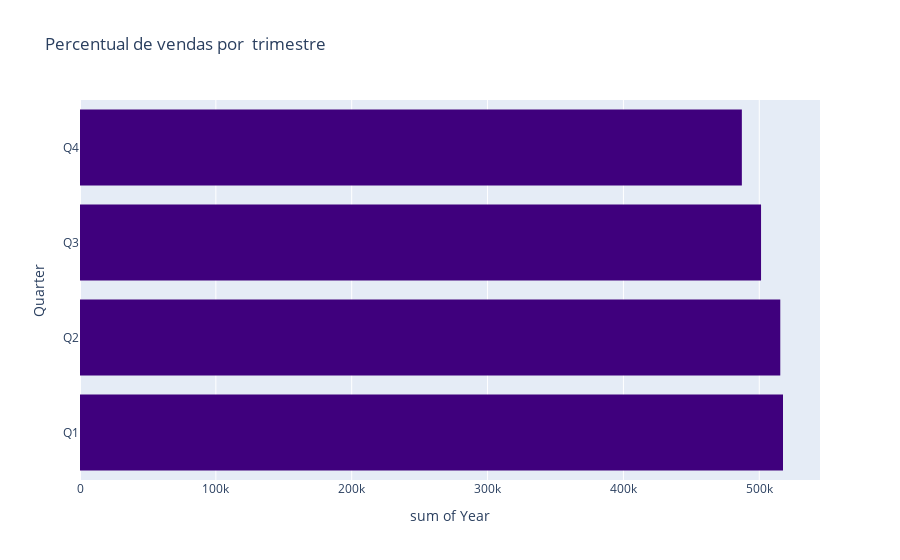

The notebook cell saved with this chart:
### Code cell
fig=px.histogram(df, x=df["Year"], y=df["Quarter"], title="Percentual de vendas por  trimestre", color_discrete_sequence=px.colors.sequential.Purples_r)

fig.show()

### Figure 1 — Plotly figure (JSON) as saved in the notebook; plotly's stock layout.template omitted (floating-point values rounded to 4 significant figures; data arrays with more than 128 entries replaced by an {"elided": "..."} marker saying what was removed)
{"data": [{"alignmentgroup": "True", "bingroup": "y", "histfunc": "sum", "hovertemplate": "sum of Year=%{x}<br>Quarter=%{y}<extra></extra>", "legendgroup": "", "marker": {"color": "rgb(63,0,125)", "pattern": {"shape": ""}}, "name": "", "offsetgroup": "", "orientation": "h", "showlegend": false, "type": "histogram", "x": {"elided": "1000 int values"}, "xaxis": "x", "y": {"elided": "1000 str values"}, "yaxis": "y"}], "layout": {"barmode": "relative", "legend": {"tracegroupgap": 0}, "title": {"text": "Percentual de vendas por  trimestre"}, "xaxis": {"anchor": "y", "domain": [0, 1], "title": {"text": "sum of Year"}}, "yaxis": {"anchor": "x", "domain": [0, 1], "title": {"text": "Quarter"}}}}
